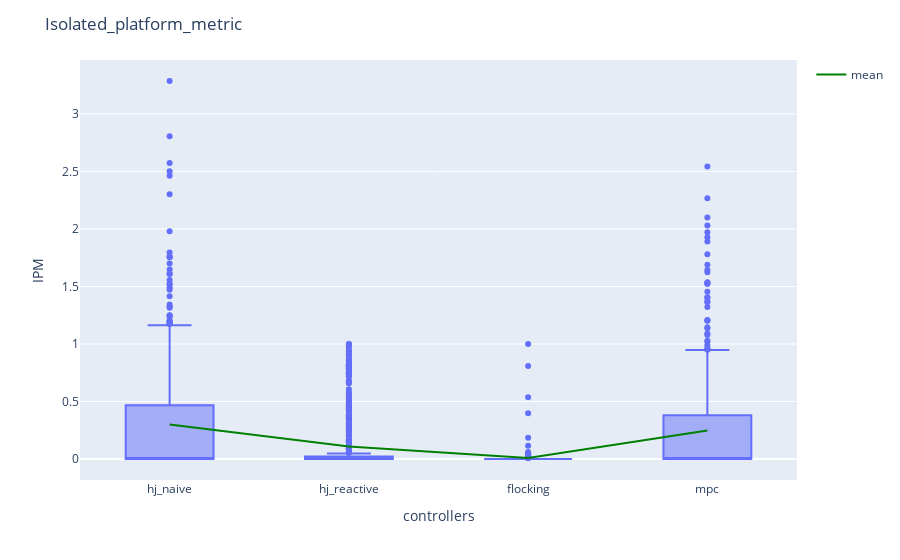

The code cell stored with this chart in its notebook:
### Markdown cell above
+ Isolated Platform Metric

### Code cell
ipm_dict= {"hj_naive": metrics_hj_naive["Isolated_platform_metric"],
                      "hj_reactive": metrics_hj_reactive["Isolated_platform_metric"],
                      "flocking": metrics_hj_flocking["Isolated_platform_metric"],
                      "mpc": metrics_hj_mpc["Isolated_platform_metric"]}
ipm_df = pd.DataFrame(ipm_dict)
fig_ipm = px.box(ipm_df, log_y=False )
mean_trace = go.Scatter(
    x=ipm_df.columns,
    y=ipm_df.mean(),
    mode='lines',
    line=dict(color='green', width=2),
    showlegend=True,
    name="mean"
)
fig_ipm.add_trace(mean_trace)
# Add custom x and y labels
fig_ipm.update_layout(
    xaxis_title="controllers",
    yaxis_title="IPM",
    title = {'text': "Isolated_platform_metric"}
)
fig_ipm.show()

### Figure 1 — Plotly figure (JSON) as saved in the notebook; plotly's stock layout.template omitted (floating-point values rounded to 4 significant figures; data arrays with more than 128 entries replaced by an {"elided": "..."} marker saying what was removed)
{"data": [{"alignmentgroup": "True", "hovertemplate": "variable=%{x}<br>value=%{y}<extra></extra>", "legendgroup": "", "marker": {"color": "#636efa"}, "name": "", "notched": false, "offsetgroup": "", "orientation": "v", "showlegend": false, "type": "box", "x": {"elided": "1968 str values"}, "x0": " ", "xaxis": "x", "y": {"elided": "1968 float values"}, "y0": " ", "yaxis": "y"}, {"line": {"color": "green", "width": 2}, "mode": "lines", "name": "mean", "showlegend": true, "type": "scatter", "x": ["hj_naive", "hj_reactive", "flocking", "mpc"], "y": [0.301, 0.1089, 0.007815, 0.2472]}], "layout": {"boxmode": "group", "legend": {"tracegroupgap": 0}, "margin": {"t": 60}, "title": {"text": "Isolated_platform_metric"}, "xaxis": {"anchor": "y", "domain": [0, 1], "title": {"text": "controllers"}}, "yaxis": {"anchor": "x", "domain": [0, 1], "title": {"text": "IPM"}}}}
